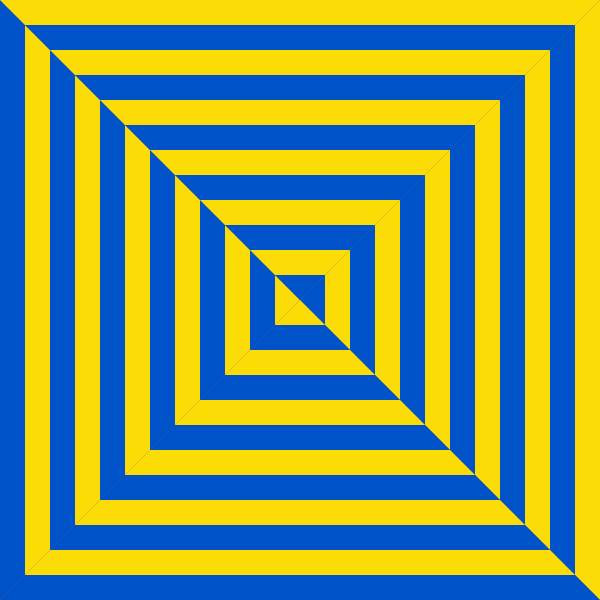
Frame 1 (no input)
Frame 60 (no input): identical to frame 1, image omitted
Frame 120 (the mouse pressed at the canvas centre since frame 60): identical to frame 1, image omitted

The p5.js sketch that drew this single still picture (run headless with seeded random() and noise() and a simulated clock; from frame 60 on, the mouse is pressed at the canvas centre):

// p5.js sketch
// ── sketch.js
// recreate Frank Stella's Untitled 
// http://www.tate.org.uk/art/artworks/stella-untitled-rabat-p77806

var side = 25;
var color1, color2;
var t = 0;

function setup() {
  createCanvas(600, 600);
  noStroke();
  //stroke(255);
  background(0);
  color1 = color(0, 82, 200);
  color2 = color(251, 220, 7);
}

function draw() {
  background(100);
  // rectMode(CENTER);
  for (var i = 0; i < width/side; i++) {
      if ((i%2)==0) {
        fill(color1);
      }
      else {
        fill(color2);
      }
      var a1 = side*i; 
      var b1 = side*i; 
      var a2 = side*(i+1);
      var b2 = side*(i+1);
      var a3 =  side*(i+1);
      var b3 = height-side*(i+1);
      var a4 = side*i;
      var b4 = height-side*i;

      var b5 = height-side*i;
      var b6 = height-side*i;

      //LEFT
      quad(a1, b1, a2, b2, a3, b3, a4, b4);
     // quad(a3, b3, a4, b4,);

      //quad(side*i, side*i, side*(i+1), side*(i+1), width, side*(i+1), width, side*i);   
  }


  for (var j = 0; j < width/side; j++) {
      if ((j%2)==0) {
        fill(color2);
      }
      else {
        fill(color1);
      } 

      var c1 = side*j;
      var d1 = side*j;
      var c2 = side*(j+1);
      var d2 = side*(j+1);
      var c3 = width-side*(j+1)
      var d3 = side*(j+1)
      var c4 = height-side*j;
      var d4 = side*j;

      //TOP
      quad(c1, d1, c2, d2, c3, d3, c4, d4); 

      //quad(side*j, side*j, side*(j+1), side*(j+1), width-side*(j+1), side*(j+1), width-side*j, side*j);  
  }

  //t += sin(radians(frameCount))*10;

}
